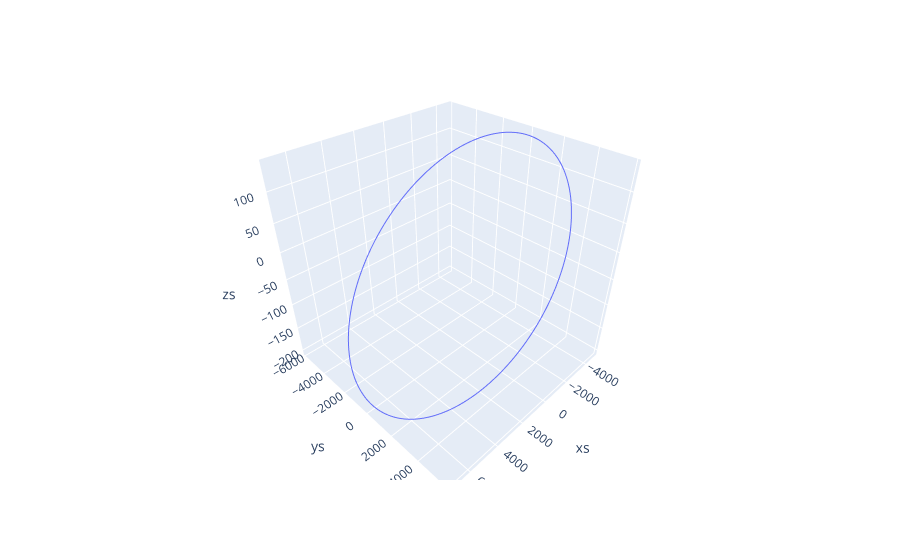

Here is the notebook cell this chart was saved with:
### Code cell
data = [propout["xs"], propout["ys"], propout["zs"]]
df = pd.DataFrame(data, index=['xs', 'ys', 'zs']).T
fig = px.line_3d(df, x="xs", y="ys", z="zs")
fig.show()

### Figure 1 — Plotly figure (JSON) as saved in the notebook; plotly's stock layout.template omitted (floating-point values rounded to 4 significant figures; data arrays with more than 128 entries replaced by an {"elided": "..."} marker saying what was removed)
{"data": [{"hovertemplate": "xs=%{x}<br>ys=%{y}<br>zs=%{z}<extra></extra>", "legendgroup": "", "line": {"color": "#636efa", "dash": "solid"}, "mode": "lines", "name": "", "scene": "scene", "showlegend": false, "type": "scatter3d", "x": {"elided": "2000 float values"}, "y": {"elided": "2000 float values"}, "z": {"elided": "2000 float values"}}], "layout": {"legend": {"tracegroupgap": 0}, "margin": {"t": 60}, "scene": {"domain": {"x": [0, 1], "y": [0, 1]}, "xaxis": {"title": {"text": "xs"}}, "yaxis": {"title": {"text": "ys"}}, "zaxis": {"title": {"text": "zs"}}}}}
